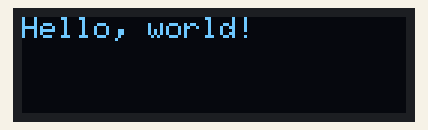
This sketch was run on a simulated Arduino Uno, built with avr-gcc and run on an emulated ATmega328P. Shown: 128×32 one-colour display. Wiring (inferred from the names in the program): 24Cxx EEPROM at I2C address 0x57. EEPROM starts erased; what the sketch prints to the serial monitor is not drawn.

Above: at 0.1 s.
At 2.5 s:
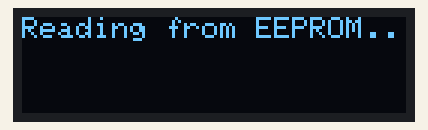
At 3.4 s:
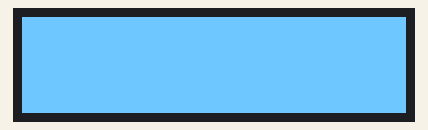

Measured:
- what the display in image 0 shows lasts 0.5 s, from 0.1 s to 0.6 s
- what the display in image 1 shows lasts 0.8 s, from 2.5 s to 3.3 s
- what the display in image 2 shows lasts 6.0 s, from 3.3 s to 9.3 s

The sketch:

eeproma_resim_kaydetme.ino
```cpp
/*

I2C device found at address 0x3C  !
I2C device found at address 0x57  !
I2C device found at address 0x68  !

*/


#include <Wire.h>  // Include the I2C Wire Library
#include <Adafruit_GFX.h>
#include <Adafruit_SSD1306.h>

#define SCREEN_WIDTH 128 // OLED display width, in pixels
#define SCREEN_HEIGHT 32 // OLED display height, in pixels
// Declaration for an SSD1306 display connected to I2C (SDA, SCL pins)
#define OLED_RESET     -1 // Reset pin # (or -1 if sharing Arduino reset pin)
Adafruit_SSD1306 display(SCREEN_WIDTH, SCREEN_HEIGHT, &Wire, OLED_RESET);

#define EEPROM_I2C_ADDRESS  0x57 // EEPROM I2C Address
#define DISPLAY_I2C_ADDRESS 0x3C // OLED I2C Address

#define IMG_HEIGHT   32
#define IMG_WIDTH    128
int page=1;
// Byte to hold data read from EEPROM
byte readVal = 0;
/*
const byte Image [512]PROGMEM = {
  0x00, 0x00, 0x00, 0x00, 0x00, 0x00, 0x00, 0x00, 0x00, 0x00, 0x00, 0x00, 0x00, 0x00, 0x00, 0x00,
0x00, 0x00, 0x00, 0x00, 0x00, 0x00, 0x00, 0x00, 0x00, 0x00, 0x00, 0x00, 0x00, 0x00, 0x00, 0x00,
0x02, 0x00, 0x00, 0x00, 0x80, 0x00, 0x00, 0x00, 0x00, 0x00, 0x00, 0x00, 0x00, 0x00, 0x00, 0x00,
0x03, 0x00, 0x00, 0x01, 0x80, 0x00, 0x00, 0x00, 0x00, 0x00, 0x00, 0x00, 0x00, 0x00, 0x00, 0x00,
0x03, 0x80, 0x00, 0x03, 0x80, 0x00, 0x00, 0x00, 0x00, 0x00, 0x00, 0x00, 0x00, 0x00, 0x00, 0x00,
0x01, 0xd0, 0x00, 0x17, 0x00, 0x00, 0x00, 0x00, 0x00, 0x00, 0x00, 0x00, 0x00, 0x00, 0x00, 0x00,
0x04, 0xfc, 0x00, 0x7e, 0x40, 0x00, 0x00, 0x00, 0x00, 0x00, 0x00, 0x00, 0x00, 0x00, 0x00, 0x00,
0x03, 0xff, 0x83, 0xff, 0xe0, 0x00, 0x00, 0x00, 0x00, 0xc3, 0x80, 0x00, 0x00, 0x00, 0x00, 0x00,
0x01, 0xff, 0xcf, 0xff, 0xfc, 0x00, 0x00, 0x00, 0x00, 0xc3, 0x80, 0x06, 0x00, 0x00, 0x00, 0x00,
0x00, 0x7f, 0xff, 0xff, 0xfe, 0x00, 0x00, 0x00, 0x00, 0xc3, 0x80, 0x0e, 0x00, 0x00, 0x00, 0x00,
0x00, 0x0f, 0xff, 0xfe, 0x07, 0x00, 0x00, 0x00, 0x00, 0x03, 0x80, 0x0e, 0x00, 0x00, 0x00, 0x00,
0x00, 0x7f, 0xff, 0xfe, 0x07, 0x00, 0x00, 0x01, 0x80, 0x03, 0x80, 0x0e, 0x00, 0x20, 0x00, 0x40,
0x00, 0x1d, 0xff, 0x0e, 0x03, 0x01, 0xf8, 0x0f, 0xf0, 0xc3, 0x83, 0x9f, 0xe3, 0xfc, 0x07, 0xf8,
0x00, 0x18, 0xfe, 0x0e, 0x07, 0x03, 0xfe, 0x1e, 0x70, 0xc3, 0x87, 0x1f, 0xe3, 0xfe, 0x0f, 0xb8,
0x00, 0x22, 0x7c, 0x8e, 0x0e, 0x06, 0x06, 0x18, 0x00, 0xc3, 0x8e, 0x0e, 0x00, 0x07, 0x0c, 0x00,
0x00, 0x07, 0x6c, 0xcf, 0xfc, 0x0e, 0x07, 0x18, 0x00, 0xc3, 0x9c, 0x0e, 0x00, 0x03, 0x0c, 0x00,
0x00, 0x07, 0x7e, 0xcf, 0xfe, 0x0c, 0x03, 0x18, 0x00, 0xc3, 0xb8, 0x0e, 0x00, 0x03, 0x0e, 0x00,
0x00, 0x07, 0x5c, 0xce, 0x07, 0x0f, 0xff, 0x1f, 0x00, 0xc3, 0xf0, 0x0e, 0x01, 0xff, 0x0f, 0xc0,
0x00, 0x06, 0x7c, 0xce, 0x03, 0x0f, 0xff, 0x0f, 0xe0, 0xc3, 0xe0, 0x0e, 0x03, 0xff, 0x03, 0xf0,
0x00, 0x06, 0x38, 0xce, 0x03, 0x8c, 0x00, 0x00, 0xf0, 0xc3, 0xb8, 0x0e, 0x07, 0x03, 0x00, 0x78,
0x00, 0x06, 0x6c, 0xce, 0x03, 0x8c, 0x00, 0x00, 0x30, 0xc3, 0x9c, 0x0e, 0x06, 0x03, 0x00, 0x1c,
0x00, 0x06, 0x6c, 0xce, 0x03, 0x8e, 0x00, 0x00, 0x38, 0xc3, 0x8e, 0x06, 0x06, 0x07, 0x00, 0x1c,
0x00, 0x0e, 0x38, 0xee, 0x07, 0x07, 0x00, 0x00, 0x30, 0xc3, 0x87, 0x06, 0x07, 0x07, 0x00, 0x1c,
0x00, 0x0e, 0x00, 0xef, 0xfe, 0x03, 0xff, 0x3d, 0xf0, 0xc3, 0x83, 0x87, 0xe3, 0xff, 0x0e, 0xf8,
0x00, 0x0e, 0x44, 0xef, 0xfc, 0x01, 0xfe, 0x1f, 0xe0, 0xc3, 0x81, 0xc3, 0xe1, 0xfb, 0x0f, 0xf0,
0x00, 0x06, 0x7c, 0xc0, 0x00, 0x00, 0x00, 0x01, 0x80, 0x00, 0x00, 0x00, 0x00, 0x00, 0x00, 0xc0,
0x00, 0x06, 0x34, 0xc0, 0x00, 0x00, 0x00, 0x00, 0xc0, 0x00, 0x00, 0x00, 0x00, 0x00, 0x00, 0x60,
0x00, 0x02, 0x00, 0x80, 0x00, 0x00, 0x00, 0x00, 0xc0, 0x00, 0x00, 0x00, 0x00, 0x00, 0x00, 0x60,
0x00, 0x00, 0x7c, 0x00, 0x00, 0x00, 0x00, 0x07, 0xc0, 0x00, 0x00, 0x00, 0x00, 0x00, 0x03, 0xe0,
0x00, 0x00, 0x7c, 0x00, 0x00, 0x00, 0x00, 0x07, 0x00, 0x00, 0x00, 0x00, 0x00, 0x00, 0x01, 0x80,
0x00, 0x00, 0x10, 0x00, 0x00, 0x00, 0x00, 0x00, 0x00, 0x00, 0x00, 0x00, 0x00, 0x00, 0x00, 0x00,
0x00, 0x00, 0x00, 0x00, 0x00, 0x00, 0x00, 0x00, 0x00, 0x00, 0x00, 0x00, 0x00, 0x00, 0x00, 0x00
};*/

//const int maxaddress = sizeof(Image);

const int maxaddress =512;
byte ram_array [maxaddress];    // Array to hold image data in RAM (SRAM in Arduino Uno is 2 KB),

// OLED consume 1 KB and the other 1 KB will for image and all variables
// be sure that this image's size must not exceed 1 KB
void setup()
{
  // Connect to I2C bus as master
  Wire.begin();

  // Setup Serial Monitor
  Serial.begin(9600);
  // SSD1306_SWITCHCAPVCC = generate display voltage from 3.3V internally
  if (!display.begin(SSD1306_SWITCHCAPVCC, DISPLAY_I2C_ADDRESS)) {
    Serial.println(F("SSD1306 allocation failed")); // It will reserve in RAM 1KB=128x64 bits
    for (;;); // Don't proceed, loop forever
  }

  //memcpy_P(ram_array, Image, maxaddress);// copy the image from flash memory to RAM
  delay(50);

  display.clearDisplay();             // Clear the OLED-buffer
  display.setTextSize(1);             // Normal 1:1 pixel scale
  display.setTextColor(SSD1306_WHITE);        // Draw white text
  display.setCursor(0, 0);            // Start at top-left corner
  display.println(F("Hello, world!"));
  display.display();
  delay(500);

  test_eeprom(page); // Write image to EEPROM then read it out

 // testdrawpic(); // Display the read image from EEPROM on OLED
  // Invert and restore display, pausing in-between
  //display.invertDisplay(true);
  //delay(1000);
  //  display.invertDisplay(false);
  //  delay(1000);
}
void loop() {

   Serial.println(page%2);
  test_eeprom(page%2);
  delay(5000);
  page++;
}


void test_eeprom(int page) {
  // Print to Serial Monitor
 /* Serial.println("Start Writing...");

  display.clearDisplay();
  display.setTextSize(1);             // Normal 1:1 pixel scale
  display.setTextColor(SSD1306_WHITE);        // Draw white text
  display.setCursor(0, 0);            // Start at top-left corner
  display.println(F("Writing to EEPROM..."));
  display.display();

  for (int address = page*maxaddress; address < (page*maxaddress)+maxaddress; address++){
    writeEEPROM(address, ram_array[address-(page*maxaddress)], EEPROM_I2C_ADDRESS);
    Serial.print("ADDR = ");
    Serial.print(address);
    Serial.print("   data:");
    Serial.println(ram_array[address], HEX);
    delay(1);
  }

  // Print to Serial Monitor
  Serial.println("Writing Finished!");
  delay(2000);    // Delay 2 Seconds
*/
  // Print to Serial Monitor
  Serial.println("Begin Reading...");

  display.clearDisplay();
  display.setTextSize(1);             // Normal 1:1 pixel scale
  display.setTextColor(SSD1306_WHITE);        // Draw white text
  display.setCursor(0, 0);            // Start at top-left corner
  display.println(F("Reading from EEPROM.."));
  display.display();

  // Run until maximum address is reached
  for (int address = page*maxaddress; address < (page*maxaddress)+maxaddress; address++)
  {
    // Read value from EEPROM
    readVal = readEEPROM(address, EEPROM_I2C_ADDRESS);

    // Print to Serial Monitor
//   Serial.print("ADDR = ");
//   Serial.print(address);
//    Serial.print("   data:");
//   Serial.println(readVal, HEX);
   // Serial.print("ADDRsss = ");
  //  Serial.println(address-(page*maxaddress));
    ram_array[address-(page*maxaddress)] = readVal;
    delay(1);
  }

  // Print to Serial Monitor
  Serial.println("Reading Finished!");
  testdrawpic();
}

void testdrawpic(void) {
  display.clearDisplay();

  display.drawBitmap((display.width()  - IMG_WIDTH ) / 2, (display.height() - IMG_HEIGHT) / 2,
                     ram_array, IMG_WIDTH, IMG_HEIGHT, SSD1306_WHITE);
  display.display();
  //display.invertDisplay(true);
  delay(1000);
}
// Function to write to EEPROOM
void writeEEPROM(int address, byte val, int i2c_address)
{
  // Begin transmission to I2C EEPROM
  Wire.beginTransmission(i2c_address);

  // Send memory address as two 8-bit bytes
  Wire.write((int)(address >> 8));   // MSB
  Wire.write((int)(address & 0xFF)); // LSB

  // Send data to be stored
  Wire.write(val);

  // End the transmission
  Wire.endTransmission();

  // Add 5ms delay for EEPROM
  delay(50);
}

// Function to read from EEPROM
byte readEEPROM(int address, int i2c_address)
{
  // Define byte for received data
  byte rcvData = 0xFF;

  // Begin transmission to I2C EEPROM
  Wire.beginTransmission(i2c_address);

  // Send memory address as two 8-bit bytes
  Wire.write((int)(address >> 8));   // MSB
  Wire.write((int)(address & 0xFF)); // LSB

  // End the transmission
  Wire.endTransmission();

  // Request one byte of data at current memory address
  Wire.requestFrom(i2c_address, 1);

  // Read the data and assign to variable
  rcvData =  Wire.read();

  // Return the data as function output
  return rcvData;
}
```
